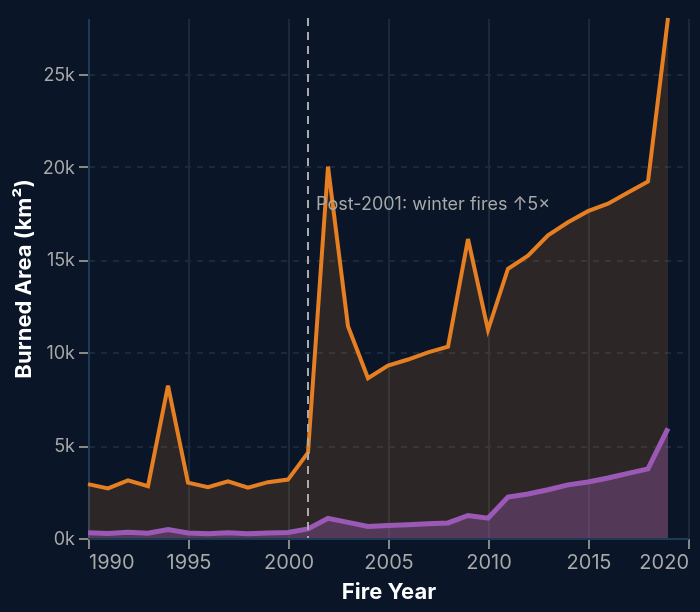

Express this chart as Vega-Lite.
### Vega-Lite specification from a JSON file in a GitHub repository (floating-point values rounded to 4 significant figures)
{"$schema": "https://vega.github.io/schema/vega-lite/v5.json", "width": "container", "height": 260, "data": {"values": [{"year": 1990, "summer": 2900, "autumn_winter": 280}, {"year": 1991, "summer": 2670, "autumn_winter": 240}, {"year": 1992, "summer": 3100, "autumn_winter": 306}, {"year": 1993, "summer": 2790, "autumn_winter": 255}, {"year": 1994, "summer": 8200, "autumn_winter": 450}, {"year": 1995, "summer": 2980, "autumn_winter": 269}, {"year": 1996, "summer": 2740, "autumn_winter": 234}, {"year": 1997, "summer": 3050, "autumn_winter": 279}, {"year": 1998, "summer": 2715, "autumn_winter": 228}, {"year": 1999, "summer": 3005, "autumn_winter": 263}, {"year": 2000, "summer": 3145, "autumn_winter": 302}, {"year": 2001, "summer": 4600, "autumn_winter": 490}, {"year": 2002, "summer": 20000, "autumn_winter": 1060}, {"year": 2003, "summer": 11400, "autumn_winter": 840}, {"year": 2004, "summer": 8600, "autumn_winter": 622}, {"year": 2005, "summer": 9280, "autumn_winter": 671}, {"year": 2006, "summer": 9610, "autumn_winter": 708}, {"year": 2007, "summer": 10000, "autumn_winter": 762}, {"year": 2008, "summer": 10300, "autumn_winter": 810}, {"year": 2009, "summer": 16100, "autumn_winter": 1210}, {"year": 2010, "summer": 11200, "autumn_winter": 1070}, {"year": 2011, "summer": 14500, "autumn_winter": 2200}, {"year": 2012, "summer": 15200, "autumn_winter": 2370}, {"year": 2013, "summer": 16300, "autumn_winter": 2600}, {"year": 2014, "summer": 17000, "autumn_winter": 2860}, {"year": 2015, "summer": 17600, "autumn_winter": 3020}, {"year": 2016, "summer": 18000, "autumn_winter": 3230}, {"year": 2017, "summer": 18600, "autumn_winter": 3480}, {"year": 2018, "summer": 19200, "autumn_winter": 3720}, {"year": 2019, "summer": 28000, "autumn_winter": 5900}]}, "layer": [{"mark": {"type": "area", "color": "#E67E22", "opacity": 0.15, "line": {"color": "#E67E22", "strokeWidth": 2}}, "encoding": {"x": {"field": "year", "type": "quantitative", "title": "Fire Year", "axis": {"format": "d", "labelColor": "#aaaaaa", "titleColor": "#ffffff", "gridColor": "#1a2a3a", "domainColor": "#1e3a55", "labelFontSize": 10, "titleFontSize": 11}}, "y": {"field": "summer", "type": "quantitative", "title": "Burned Area (km²)", "axis": {"format": "~s", "labelColor": "#aaaaaa", "titleColor": "#ffffff", "gridColor": "#1a2a3a", "gridDash": [3, 3], "domainColor": "#1e3a55", "labelFontSize": 9, "titleFontSize": 11}}, "tooltip": [{"field": "year", "type": "quantitative", "title": "Year", "format": "d"}, {"field": "summer", "type": "quantitative", "title": "Summer fires (km²)", "format": ",.0f"}, {"field": "autumn_winter", "type": "quantitative", "title": "Autumn/Winter fires (km²)", "format": ",.0f"}]}}, {"mark": {"type": "area", "color": "#9b59b6", "opacity": 0.35, "line": {"color": "#9b59b6", "strokeWidth": 2.5}}, "encoding": {"x": {"field": "year", "type": "quantitative"}, "y": {"field": "autumn_winter", "type": "quantitative"}, "tooltip": [{"field": "year", "type": "quantitative", "title": "Year", "format": "d"}, {"field": "summer", "type": "quantitative", "title": "Summer fires (km²)", "format": ",.0f"}, {"field": "autumn_winter", "type": "quantitative", "title": "Autumn/Winter fires (km²)", "format": ",.0f"}]}}, {"data": {"values": [{"year": 2001}]}, "mark": {"type": "rule", "color": "#aaaaaa", "strokeDash": [4, 3], "strokeWidth": 1}, "encoding": {"x": {"field": "year", "type": "quantitative"}}}, {"data": {"values": [{"year": 2001, "label": "Post-2001: winter fires ↑5×", "y": 18000}]}, "mark": {"type": "text", "fontSize": 9, "color": "#aaaaaa", "align": "left", "dx": 4}, "encoding": {"x": {"field": "year", "type": "quantitative"}, "y": {"field": "y", "type": "quantitative"}, "text": {"field": "label", "type": "nominal"}}}], "config": {"background": "#0a1628", "view": {"stroke": "transparent"}, "font": "Inter, sans-serif"}}
